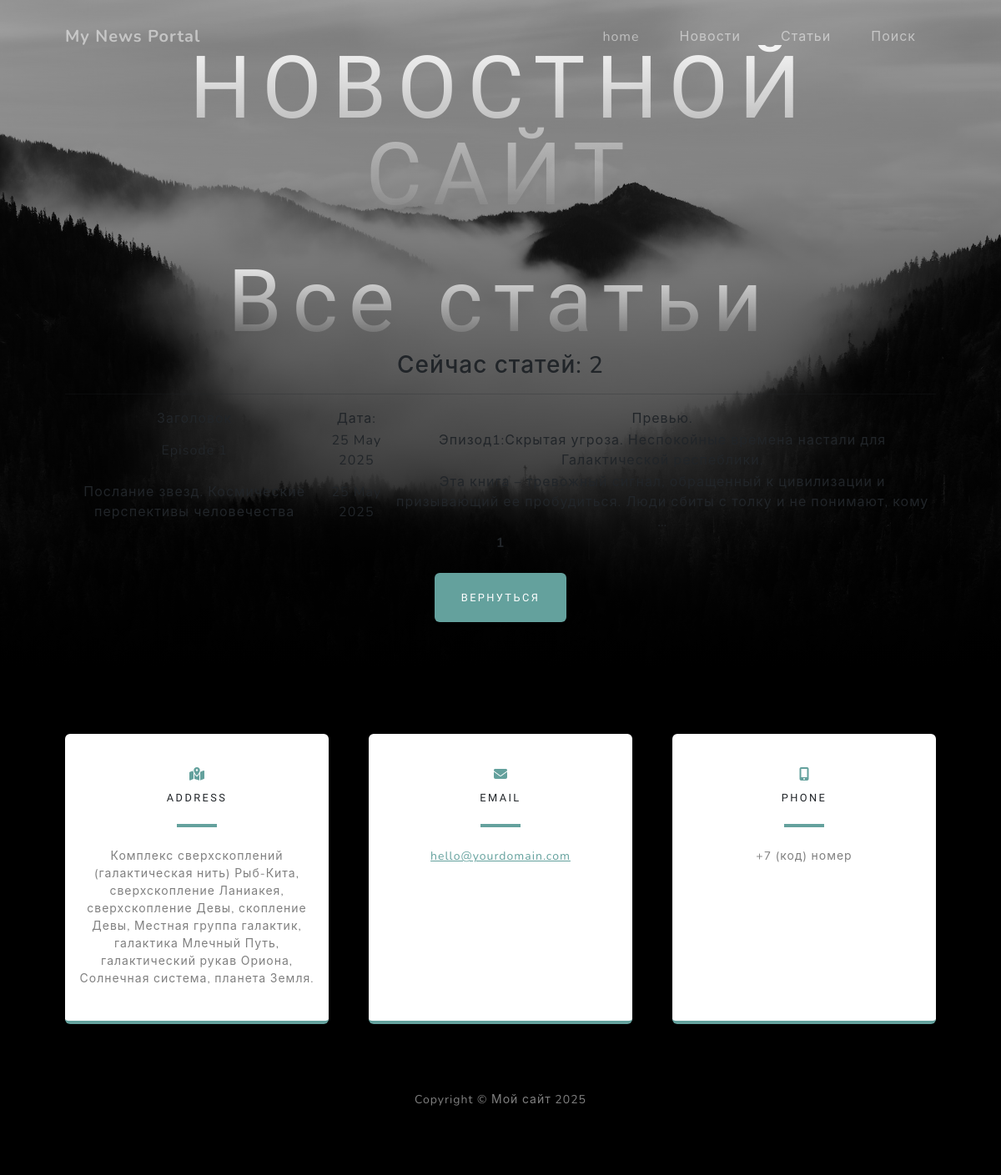
The app's page /articles/ with its own data.
### My_News_Portal/models.py (models this page shows, shortened)
class Post(models.Model):
    author = models.ForeignKey(Author, on_delete=models.CASCADE)
    NEWS = 'NW'
    ARTICLE = 'AR'
    CATEGORY = (
        (NEWS, 'Новость'),
        (ARTICLE, 'Статья'),
    )
    categoryType = models.CharField(max_length=2, choices=CATEGORY, default=NEWS)
    dateCreation = models.DateTimeField(auto_now_add=True)
    postCategory = models.ManyToManyField(Category, through='PostCategory')
    title = models.CharField(max_length=255)
    text = models.TextField()
    rating = models.IntegerField(default=0)

### My_News_Portal/views.py (the view)
# urls.py: path('articles/', PostArticlesList.as_view(), name='articles_list'),
class PostArticlesList(ListView):
    queryset = Post.objects.filter(
        categoryType='AR'
    )
    template_name = "articles.html"
    context_object_name = "articles"
    paginate_by = 10

### My_News_Portal/templatetags/custom_filters.py (called while the page is built)
@register.filter(name="censor")
def censor(value):
    if not isinstance(value, str):
        return value
    result = value
    for word in BAD_WORDS:
        pattern = re.compile(re.escape(word), re.IGNORECASE)
        replacement = word[0] + "*" * (len(word) - 1)
        result = pattern.sub(replacement, result)
    return result

### templates/articles.html (shortened to what this page needs)
{% extends 'flatpages/default.html' %}
{% load custom_filters %}
{% load custom_tags %}
{% block content %}
    <h1>Все статьи</h1>
    <h3>Сейчас статей: {{ articles|length }}</h3>
    <hr>
    {% if articles %}
        <table>
            <tr>
                <td>
                   Заголовок
                </td>
                <td>
                    Дата:
                </td>
                <td>
                    Превью.
                </td>
            </tr>
            {% for article in articles %}
            <tr>
                <td>
                    {{ article.title|censor }}
                </td>
                <td>{{ article.dateCreation|date:'d M Y' }}</td>
                <td>{{ article.text|truncatewords:20|censor }}</td>
            </tr>
            {% endfor %}
        </table>
    {% else %}
        <h2>Статей нет!</h2>
    {% endif%}
    {% for num in page_obj.paginator.page_range %}
        {% if num == page_obj.number %}
            <strong>{{ num }}</strong>
        {% elif num >= page_obj.number|add:-1 and num <= page_obj.number|add:1 %}
            <a href="?{% url_replace page=num %}">{{ num }}</a>
        {% endif %}
    {% endfor %}
{% endblock content %}

### records on screen
Post: title|censor "Episode 1", dateCreation "25 May 2025", text|censor "Эпизод1:Скрытая угроза. Неспокойные времена настали для Галактической респеблики."
Post: title|censor "Послание звезд. Космические перспективы человечества", dateCreation "25 May 2025", text|censor "Эта книга – тревожный сигнал, обращенный к цивилизации и призывающий ее пробудиться. Люди сбиты с толку и не понимают, кому …"

### other values on screen
{{ articles|length }} "2"
{{ num }} "1"
